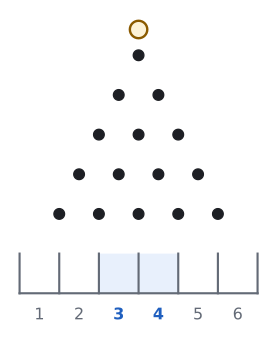

The script that drew this image:
import sys; sys.path.insert(0, "tools")
from cizim import *

# 5 sıra çivi (1, 2, 3, 4, 5 çivi), altta 6 bölme. Ortadaki iki bölme renkli.
fig, ax = sekil(4.6, 4.4)
ax.set_aspect("equal"); ax.axis("off")
d = 1.0
for n in range(1, 6):
    for k in range(n):
        ax.plot((k - (n - 1) / 2) * d, -n * d, "o", color=YAZI, markersize=8, zorder=3)
# top
ax.add_patch(patches.Circle((0, -0.35), 0.22, facecolor=SARI_ACIK, edgecolor=SARI, lw=1.8, zorder=4))
# bölmeler
yb = -6.0 * d
for i in range(6):
    xc = (i - 2.5) * d
    renk = MAVI if i in (2, 3) else None
    if renk:
        ax.add_patch(patches.Rectangle((xc - d / 2, yb - 1.0), d, 1.0, facecolor=MAVI_ACIK, edgecolor="none", zorder=1))
    ax.text(xc, yb - 1.35, f"{i + 1}", ha="center", va="top", fontsize=12, color=renk or SOLUK,
            fontweight="bold" if renk else "normal")
for i in range(7):
    xx = (i - 3) * d
    ax.plot([xx, xx], [yb - 1.0, yb], color=SOLUK, lw=1.6)
ax.plot([-3 * d, 3 * d], [yb - 1.0, yb - 1.0], color=SOLUK, lw=1.6)
ax.set_xlim(-3.3, 3.3); ax.set_ylim(yb - 2.0, 0.2)
kaydet(fig, __file__)
